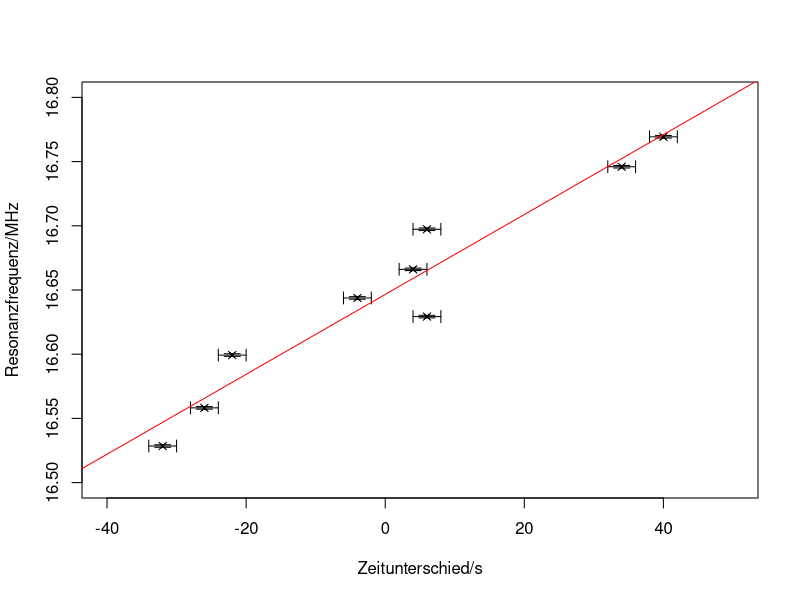

Generate this figure with R:
library("Hmisc")
library("plotrix")
x <- c(0.3, 1.7, 2.0, 0.3, 0.2, -0.2, -1.1, -1.3, -1.6) *20
y <- c(16.6293, 16.7460, 16.7693, 16.6973, 16.6661, 16.6438, 16.5993, 16.5582, 16.5285)
errx <- c(0.1, 0.1, 0.1, 0.1, 0.1, 0.1, 0.1, 0.1, 0.1)*20
erry <- c(0.001, 0.001, 0.001, 0.001, 0.001, 0.001, 0.001, 0.001, 0.001)


plot(x, y, type="p", xlim=c(-40, 50), ylim=c(16.5, 16.8), xlab = "Zeitunterschied/s", ylab = "Resonanzfrequenz/MHz", pch=4)
plotCI (x, y, uiw=erry , err="y" , pch=4, cex=0.6 ,add=TRUE)
plotCI (x, y, uiw=errx , err="x" , pch=4, cex=0.6 ,add=TRUE)


#text(x=50, y=800, "y=(8.7+-0.4)channel/keV*x-(464+-24)channel", cex=0.8)
fm1 <- lm(y ~ x)
summary(fm1)
abline(fm1, col = "red")


#*******************************************************************************
